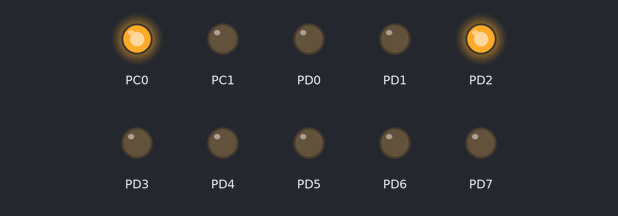
The program below on a simulated ATmega328P, built with avr-gcc and emulated at 16 MHz. On the bench: output pins drawn as LEDs (lit = HIGH).

Above: at 0.2 s.
At 0.7 s:
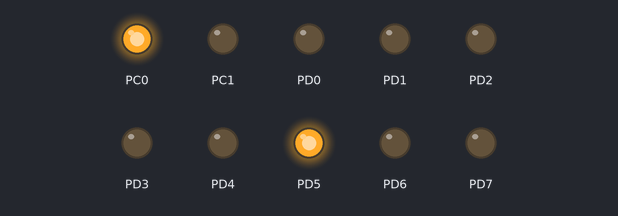
At 1.7 s:
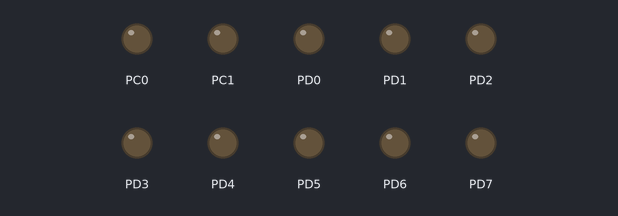
At 2.3 s:
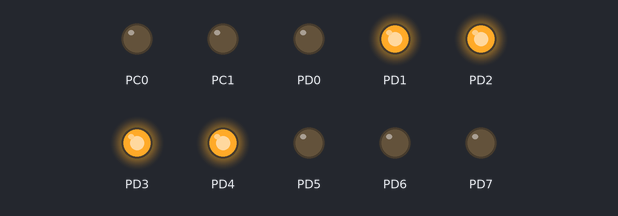
At 3.4 s:
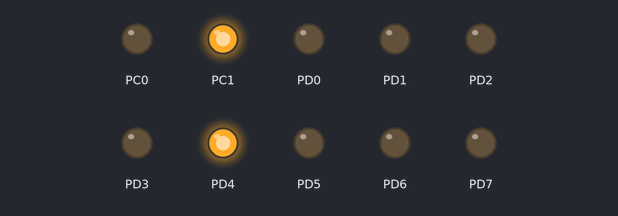
At 5.3 s:
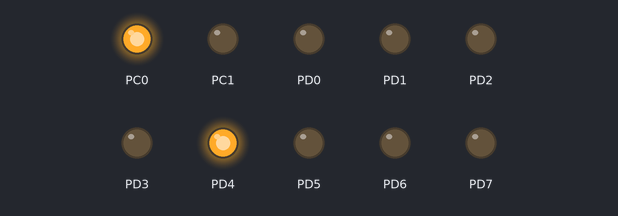
Timing chart, 0 to 5.6 s (numbered marks = the images above):
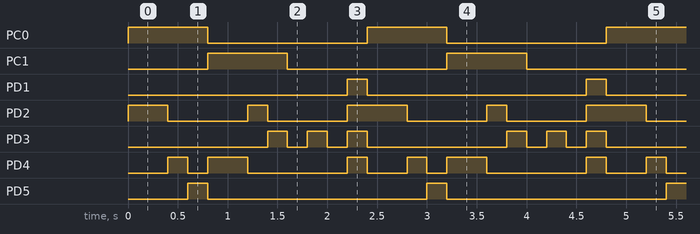

The program:

main.c
```c
/*
 * main.c
 *
 *  Created on: Feb 22, 2020
 *      Author: marof
 */

#include <avr/io.h>

#include <util/delay.h>


int main(void){
	DDRD |= 0xFF;
	    PORTD = 0x00;

	    DDRC |=0b00000011;
	  while(1){
	    PORTC =0x00;
	    PORTC = 0b00000001;
	    PORTD = 0b00000100;

	    _delay_ms(200);
	    PORTD = 0b00000000;
	    PORTD = 0b00000100;
	    _delay_ms(200);

	    PORTD = 0b00000000;
	    PORTD = 0b00010000;
	    _delay_ms(200);

	    PORTD = 0b00000000;
	    PORTD = 0b00100000;
	    _delay_ms(200);
	    PORTC = 0b00000010;

	    PORTD = 0b00010000;
	     _delay_ms(200);

	     PORTD = 0b00010000;

	      _delay_ms(200);


	       PORTD = 0b00000100;
	       _delay_ms(200);


	       PORTD = 0b00001000;
	        _delay_ms(200);

	        PORTD = 0b00000000;
	        PORTC = 0b00000000;
	         _delay_ms(200);

	         PORTD = 0b00000000;
	         PORTD = 0b00001000;
	          _delay_ms(200);

	          PORTD = 0b00000000;

	          _delay_ms(200);

	          PORTD = 0b00011110;
	          _delay_ms(200);


	  }


}
```

Measured:
- by itself, PC0, PC1: alternates HIGH for 0.80 s and LOW for 1.6 s
- by itself, PD1, PD5: alternates HIGH for 0.20 s and LOW for 2.2 s
- by itself, PD2: repeats every 2.4 s: LOW 0.80 s, HIGH 0.20 s, LOW 0.80 s, HIGH 0.60 s
- by itself, PD3: repeats every 2.4 s: 2 × (LOW 0.20 s, HIGH 0.20 s), LOW 1.4 s, HIGH 0.20 s
- by itself, PD4: repeats every 2.4 s: LOW 0.20 s, HIGH 0.40 s, LOW 1.0 s, HIGH 0.20 s, LOW 0.40 s, HIGH 0.20 s
